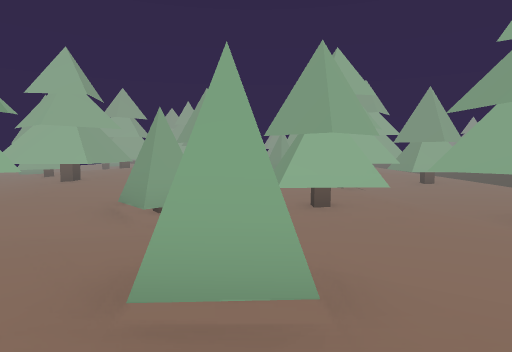
View 1 (above)

24 first-person views from a walk through a 3-D level made in the Unity game engine. The camera is 1.5 m above the floor, tilts 4° down and sees 75° across. The floor is counted in squares, 2 m on a side. Each view is taken from the middle of a square. On the plan, view 1 faces up. The plan holds only what a view shows up to about 11 squares ahead; the rest is blank. The place goes on beyond the plan.

View 2
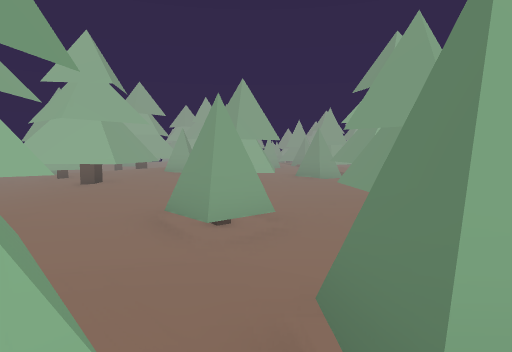

View 3
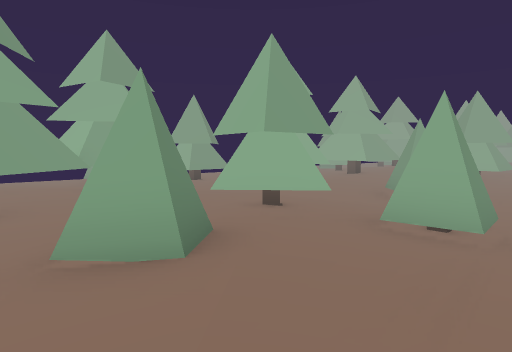

View 4
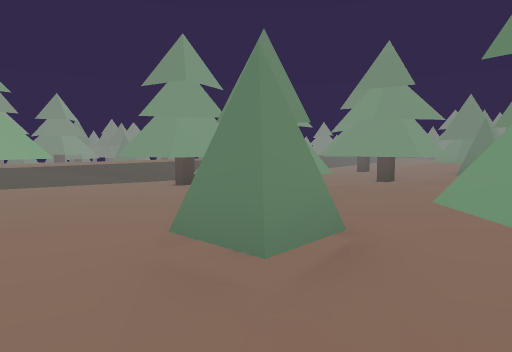

View 5
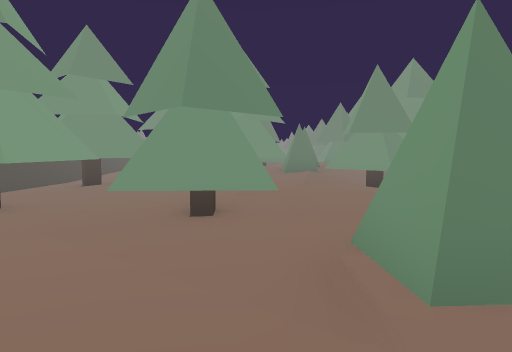

View 6
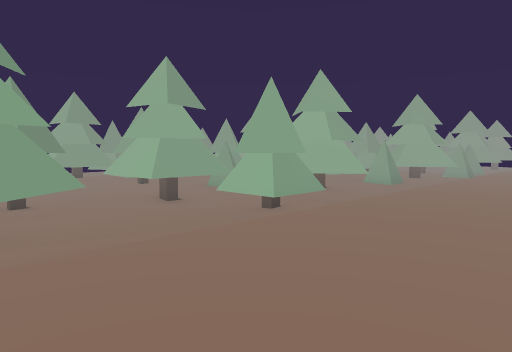

View 7
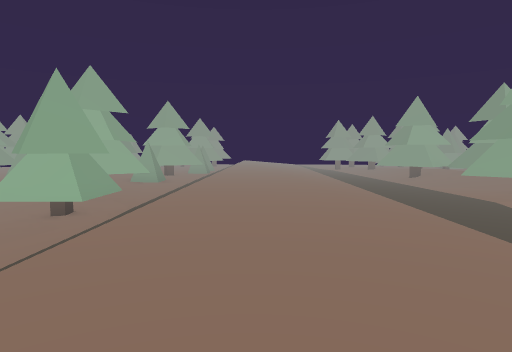

View 8
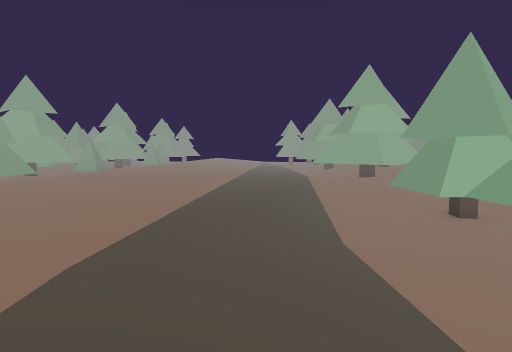

View 9
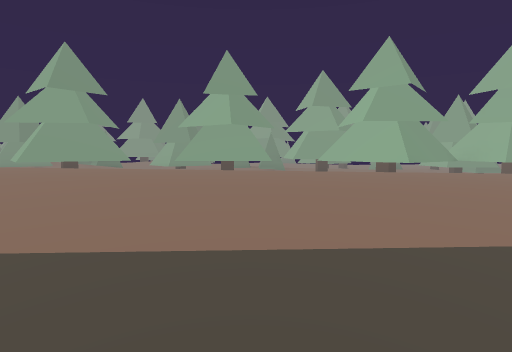

View 10
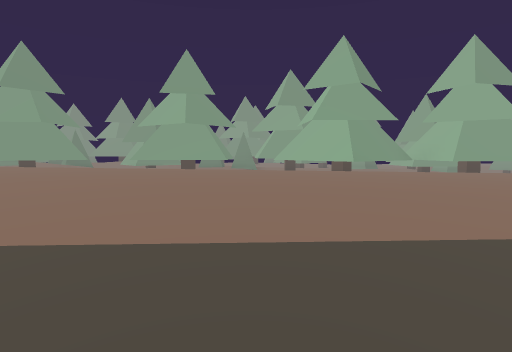

View 11
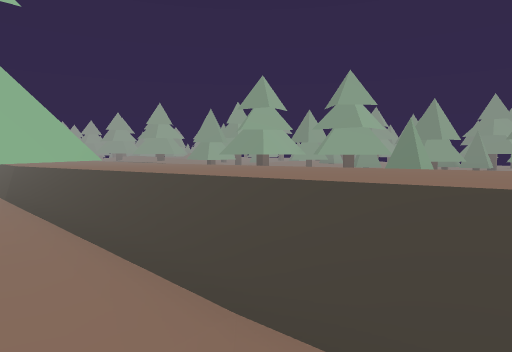

View 12
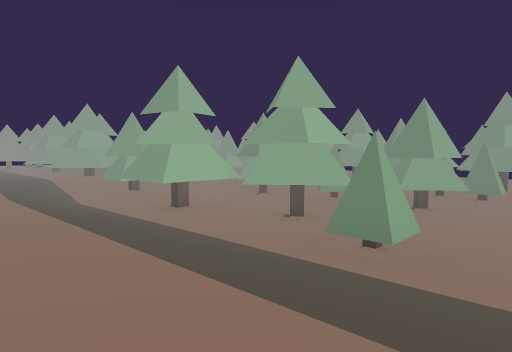

View 13
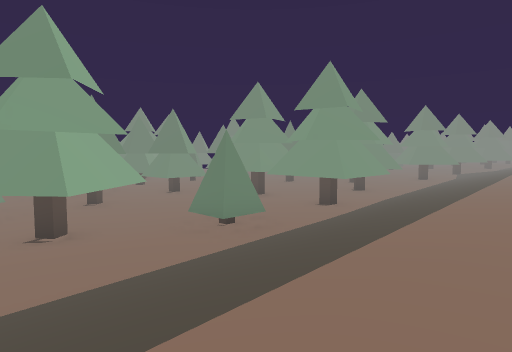

View 14
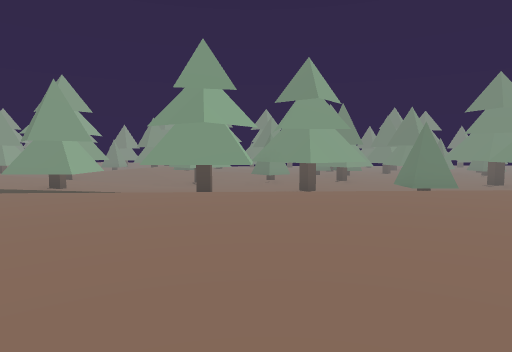

View 15
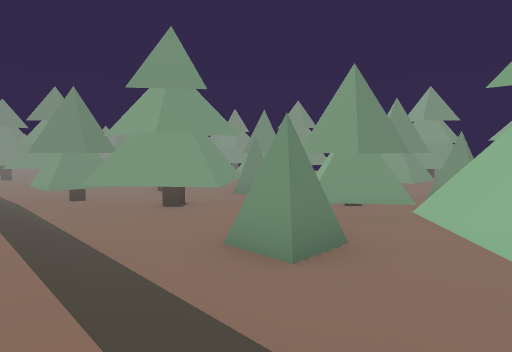

View 16
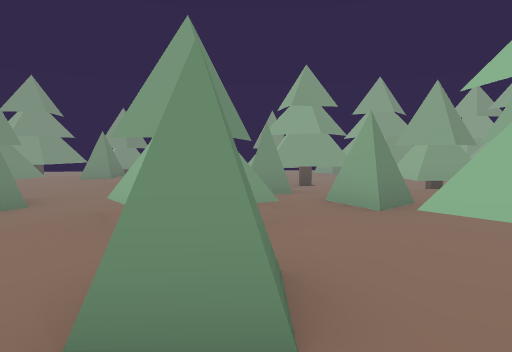

View 17
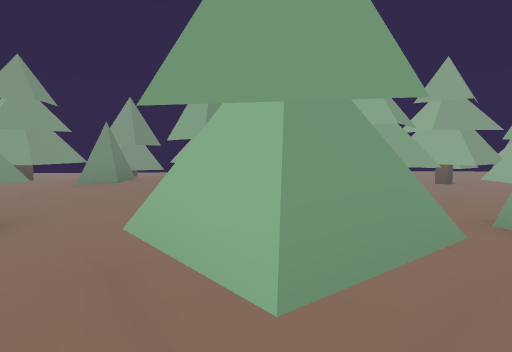

View 18
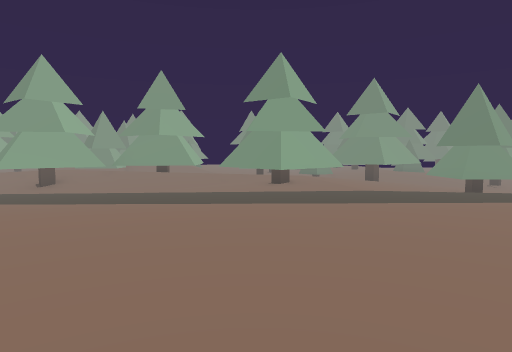

View 19
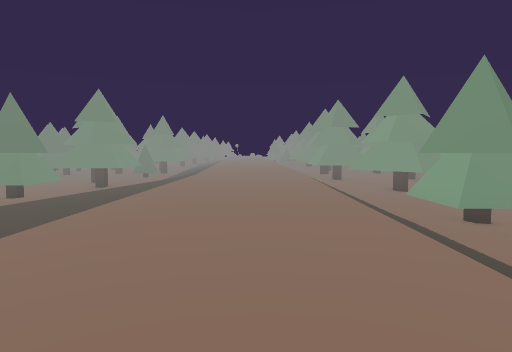

View 20
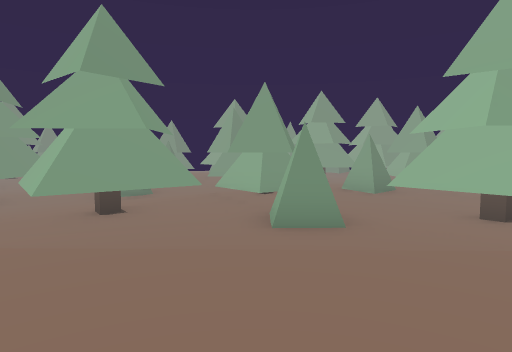

View 21
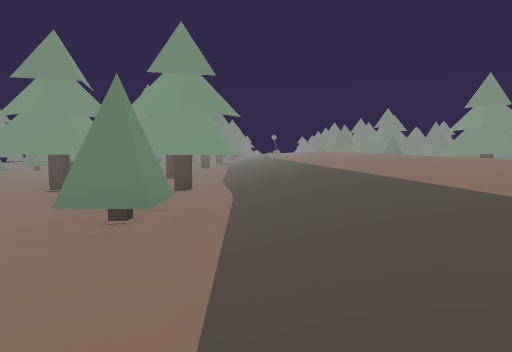

View 22
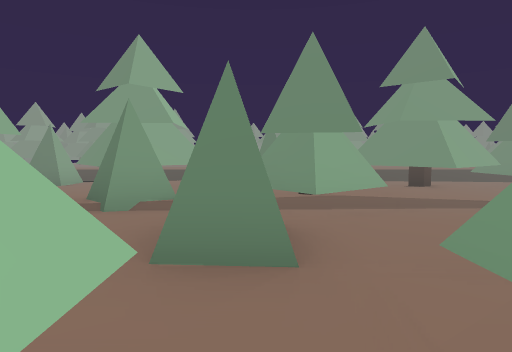

View 23
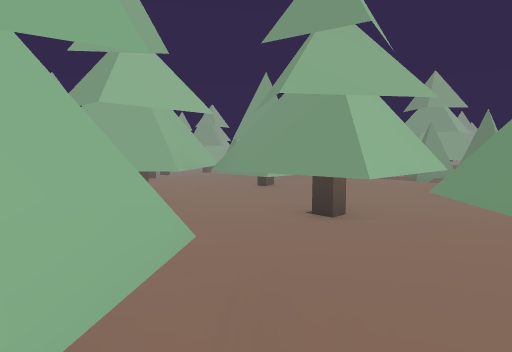

View 24
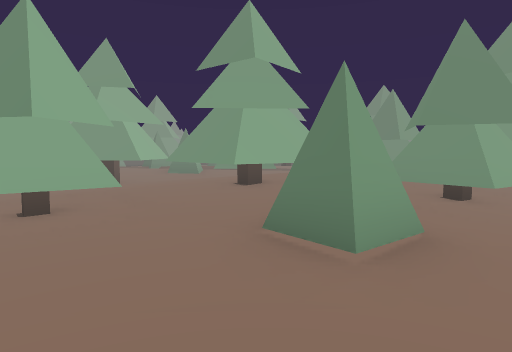

### Floor plan
Key: @ floor where view 1 was taken; # wall or solid block; x gap in a wall; . main floor; : floor 0.25 m higher than the main floor; - floor 0.25 m lower than the main floor; + floor 0.5 m higher than the main floor; _ floor 0.5 m lower than the main floor; < floor 0.75 m lower than the main floor; ( floor 1 m lower than the main floor; ! floor 1.25 m lower than the main floor; / step, stairs or slope.
Columns run from 11 left of view 1 to 23 right of it. Each row starts with its distance up from view 1.
 17      <###_/-#  ##/.
 16    ##__##_/-#  #_/.    -##
 15   <<#___/_#x####_/..  -- #..
 14  <<___#-/#_-###__/.../-- /##
 13 <<</_###/#___###_/.../--_/###
 12  __#_-#..//__####/....--__/
 11   ___#-.#--/####_/....--##
 10    _##---/__/<___/....--###
  9     _###-##_#####/....---#-
  8     __##/___#####/....-//-/##
  7     __##/_<<###<_/.....//_/##
  6       __/<<<#_<<_/.....//#//#
  5         /##<#<##</....///#(//
  4     #   #/(<<<###/....//((((/
  3     #   <<<(<<<#</....//##(!#
  2   #      #/#<<<<</....//##(!#
  1 <<<<    ##/<##<<</....//###!!#
  0 <<<_ ### #_@##<##/::..//(## (#(
 -1   <___ ###/-_/<##/:::.//<## (x(
 -2          <///<<##/:::.//((((##
 -3          ##-######:::.///#(((###((#
 -4           //##_##/:::///((((((x(
 -5          //###_ //:::///##(((##
 -6          //x--##</:::///##(##
 -7             --## //::///# (#
 -8             #     /+:////((  ((
 -9             #  #  /+:////    ((#
-10                ## /+:////     #(

Positions as (right, up) in squares from view 1, and headings:
1: (0, 0), facing up
2: (-1, 1), facing up
3: (1, -2), facing up-left
4: (-2, 4), facing down-right
5: (1, 4), facing down
6: (9, 4), facing up-left
7: (8, 3), facing up
8: (11, 1), facing up
9: (12, -6), facing left
10: (12, -5), facing left
11: (5, -6), facing up-right
12: (9, -5), facing up-right
13: (9, 1), facing down-right
14: (6, 1), facing right
15: (7, 17), facing down-left
16: (6, 15), facing left
17: (4, 14), facing left
18: (6, 11), facing right
19: (8, 14), facing down
20: (9, 14), facing left
21: (12, 1), facing down
22: (-3, 15), facing right
23: (-7, 14), facing up-right
24: (-11, 13), facing right
